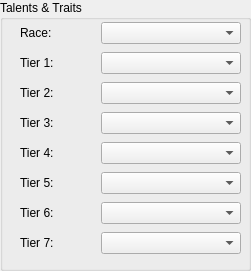
        <widget class="QGroupBox" name="groupBox_6">
         <property name="geometry">
          <rect>
           <x>510</x>
           <y>10</y>
           <width>251</width>
           <height>271</height>
          </rect>
         </property>
         <property name="title">
          <string>Talents &amp;&amp; Traits</string>
         </property>
         <widget class="QWidget" name="layoutWidget">
          <property name="geometry">
           <rect>
            <x>20</x>
            <y>20</y>
            <width>221</width>
            <height>241</height>
           </rect>
          </property>
          <layout class="QVBoxLayout" name="verticalLayout_9">
           <item>
            <layout class="QHBoxLayout" name="horizontalLayout_12">
             <item>
              <widget class="QLabel" name="label_20">
               <property name="minimumSize">
                <size>
                 <width>61</width>
                 <height>0</height>
                </size>
               </property>
               <property name="text">
                <string>Race:</string>
               </property>
              </widget>
             </item>
             <item>
              <widget class="QComboBox" name="comboRace">
               <property name="minimumSize">
                <size>
                 <width>140</width>
                 <height>0</height>
                </size>
               </property>
               <property name="maximumSize">
                <size>
                 <width>140</width>
                 <height>16777215</height>
                </size>
               </property>
              </widget>
             </item>
            </layout>
           </item>
           <item>
            <layout class="QHBoxLayout" name="horizontalLayout_13">
             <item>
              <widget class="QLabel" name="label_21">
               <property name="minimumSize">
                <size>
                 <width>61</width>
                 <height>0</height>
                </size>
               </property>
               <property name="text">
                <string>Tier 1:</string>
               </property>
              </widget>
             </item>
             <item>
              <widget class="QComboBox" name="comboTalent1">
               <property name="minimumSize">
                <size>
                 <width>140</width>
                 <height>0</height>
                </size>
               </property>
               <property name="maximumSize">
                <size>
                 <width>140</width>
                 <height>16777215</height>
                </size>
               </property>
              </widget>
             </item>
            </layout>
           </item>
           <item>
            <layout class="QHBoxLayout" name="horizontalLayout_14">
             <item>
              <widget class="QLabel" name="label_22">
               <property name="minimumSize">
                <size>
                 <width>61</width>
                 <height>0</height>
                </size>
               </property>
               <property name="text">
                <string>Tier 2:</string>
               </property>
              </widget>
             </item>
             <item>
              <widget class="QComboBox" name="comboTalent2">
               <property name="minimumSize">
                <size>
                 <width>140</width>
                 <height>0</height>
                </size>
               </property>
               <property name="maximumSize">
                <size>
                 <width>140</width>
                 <height>16777215</height>
                </size>
               </property>
              </widget>
             </item>
            </layout>
           </item>
           <item>
            <layout class="QHBoxLayout" name="horizontalLayout_15">
             <item>
              <widget class="QLabel" name="label_23">
               <property name="minimumSize">
                <size>
                 <width>61</width>
                 <height>0</height>
                </size>
               </property>
               <property name="text">
                <string>Tier 3:</string>
               </property>
              </widget>
             </item>
             <item>
              <widget class="QComboBox" name="comboTalent3">
               <property name="minimumSize">
                <size>
                 <width>140</width>
                 <height>0</height>
                </size>
               </property>
               <property name="maximumSize">
                <size>
                 <width>140</width>
                 <height>16777215</height>
                </size>
               </property>
              </widget>
             </item>
            </layout>
           </item>
           <item>
            <layout class="QHBoxLayout" name="horizontalLayout_16">
             <item>
              <widget class="QLabel" name="label_24">
               <property name="minimumSize">
                <size>
                 <width>61</width>
                 <height>0</height>
                </size>
               </property>
               <property name="text">
                <string>Tier 4:</string>
               </property>
              </widget>
             </item>
             <item>
              <widget class="QComboBox" name="comboTalent4">
               <property name="minimumSize">
                <size>
                 <width>140</width>
                 <height>0</height>
                </size>
               </property>
               <property name="maximumSize">
                <size>
                 <width>140</width>
                 <height>16777215</height>
                </size>
               </property>
              </widget>
             </item>
            </layout>
           </item>
           <item>
            <layout class="QHBoxLayout" name="horizontalLayout_17">
             <item>
              <widget class="QLabel" name="label_25">
               <property name="minimumSize">
                <size>
                 <width>61</width>
                 <height>0</height>
                </size>
               </property>
               <property name="text">
                <string>Tier 5:</string>
               </property>
              </widget>
             </item>
             <item>
              <widget class="QComboBox" name="comboTalent5">
               <property name="minimumSize">
                <size>
                 <width>140</width>
                 <height>0</height>
                </size>
               </property>
               <property name="maximumSize">
                <size>
                 <width>140</width>
                 <height>16777215</height>
                </size>
               </property>
              </widget>
             </item>
            </layout>
           </item>
           <item>
            <layout class="QHBoxLayout" name="horizontalLayout_18">
             <item>
              <widget class="QLabel" name="label_26">
               <property name="minimumSize">
                <size>
                 <width>61</width>
                 <height>0</height>
                </size>
               </property>
               <property name="text">
                <string>Tier 6:</string>
               </property>
              </widget>
             </item>
             <item>
              <widget class="QComboBox" name="comboTalent6">
               <property name="minimumSize">
                <size>
                 <width>140</width>
                 <height>0</height>
                </size>
               </property>
               <property name="maximumSize">
                <size>
                 <width>140</width>
                 <height>16777215</height>
                </size>
               </property>
              </widget>
             </item>
            </layout>
           </item>
           <item>
            <layout class="QHBoxLayout" name="horizontalLayout_19">
             <item>
              <widget class="QLabel" name="label_27">
               <property name="minimumSize">
                <size>
                 <width>61</width>
                 <height>0</height>
                </size>
               </property>
               <property name="text">
                <string>Tier 7:</string>
               </property>
              </widget>
             </item>
             <item>
              <widget class="QComboBox" name="comboTalent7">
               <property name="minimumSize">
                <size>
                 <width>140</width>
                 <height>0</height>
                </size>
               </property>
               <property name="maximumSize">
                <size>
                 <width>140</width>
                 <height>16777215</height>
                </size>
               </property>
              </widget>
             </item>
            </layout>
           </item>
          </layout>
         </widget>
        </widget>
